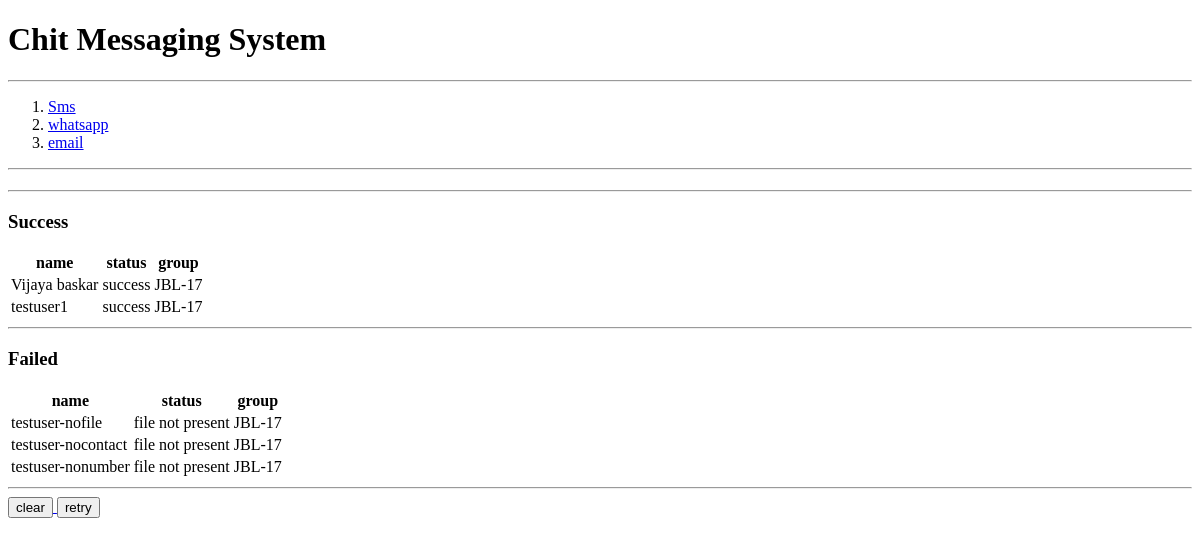
/app/WhatsAppReport/, run on an earlier commit of the app's database.
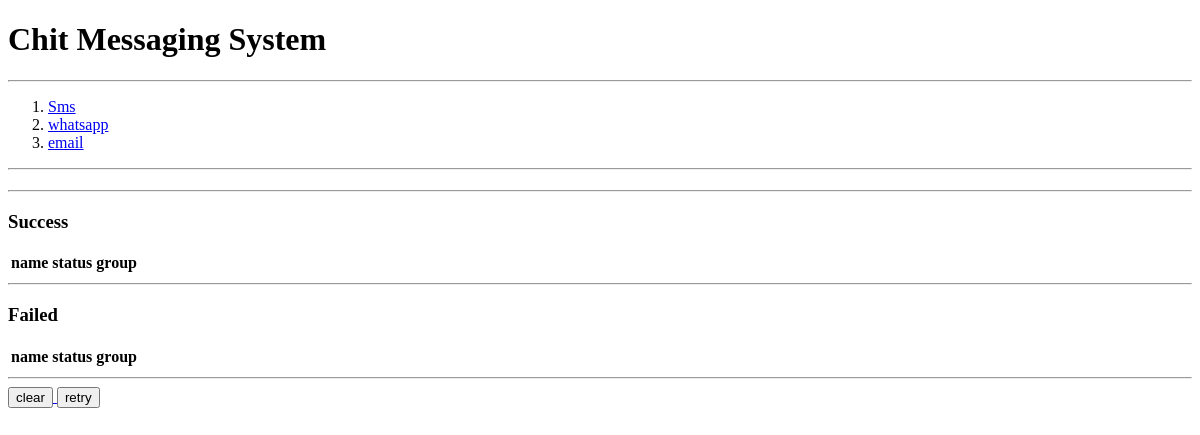
And on a later commit of the database.
### payment_notifier/models.py (models this page shows, shortened)
class WhatsappMessagesToSend(models.Model):
    name = models.CharField(max_length = 50)
    status = models.CharField(max_length = 20,choices = status)
    path = models.CharField(max_length = 200)
    group = models.CharField(max_length = 50)

### payment_notifier/views.py (the view)
# urls.py: path('WhatsAppReport/',WhatsAppReport ),
def WhatsAppReport(request):
    if request.GET.get('clear',False):
        messages = WhatsappMessagesToSend.objects.all()
        for message in messages:
            WhatsAppLogs(name = message.name,status = message.status,group = message.group).save()
        WhatsappMessagesToSend.objects.all().delete()
        return redirect(sendWhatsapp)
    else:
        successMessages = WhatsappMessagesToSend.objects.filter(status = "5")
        failedMessages = WhatsappMessagesToSend.objects.exclude(status = "5")
        return render(request,"whatsAppReport.html",{
            "successMessages":successMessages,
            "failedMessages":failedMessages,
            "cleared": False
        })

### payment_notifier/templates/whatsAppReport.html (shortened to what this page needs)
{% extends 'report.html' %}
{% block SuccessTableBody %}
{% for message in successMessages %}
<tr>
        <td>{{message.name}}</td>
        <td>{{message.get_status_display}}</td>
        <td>{{message.group}}</td>
</tr>
{% endfor %}
{% endblock SuccessTableBody %}
{% block FailedTableBody %}
{% for message in failedMessages %}
<tr>
        <td>{{message.name}}</td>
        <td>{{message.get_status_display}}</td>
        <td>{{message.group}}</td>
</tr>
{% endfor %}
{% endblock FailedTableBody %}
{% block buttons %}
    <a href="/app/WhatsAppReport?clear=True">
    <button>clear</button>
    </a>
    <a href="/app/sendWhatsAppMessages">
        <button>retry</button>
    </a>
{% endblock buttons %}

### payment_notifier/templates/report.html (shortened to what this page needs)
{% extends 'base.html' %}
{% block content %}
<div>
    <hr>
    <h3>Success</h3>
    <table>
        <thead>
                <th>
                    name
                </th>
                <th>
                    status
                </th>
                <th>
                    group
                </th>
        </thead>
        <tbody>
            {% block SuccessTableBody %}
            {% endblock SuccessTableBody %}
        </tbody>
    </table>
    <hr>
    <h3>Failed</h3>
    <table>
        <thead>
                <th>
                    name
                </th>
                <th>
                    status
                </th>
                <th>
                    group
                </th>
        </thead>
        <tbody>
            {% block FailedTableBody %}
            {% endblock FailedTableBody %}
        </tbody>
    </table>
    <hr>
    {% block buttons %}
    {% endblock buttons %}
</div>
{% endblock content %}

### payment_notifier/templates/base.html (shortened to what this page needs)
<!DOCTYPE html>
<head>
</head>
<body>
    <h1>Chit Messaging System</h1>
    <hr>
    <div>
        <ol>
            <li>
                <a href="#">Sms</a>
            </li>
            <li>
                <a href="/app/sendWhatsApp/">whatsapp</a>
            </li>
            <li>
                <a href="#">email</a>
            </li>
        </ol>
    </div>
    <hr>
    {% block content %}
    {% endblock content %}
</body>

What changed in the data, as far as the page shows it:
removed WhatsappMessagesToSend: name "Vijaya baskar", status "success", group "JBL-17", shown under "Success"
removed WhatsappMessagesToSend: name "testuser1", status "success", group "JBL-17", shown under "Success"
removed WhatsappMessagesToSend: name "testuser-nofile", status "file not present", group "JBL-17", shown under "Failed"
removed WhatsappMessagesToSend: name "testuser-nocontact", status "file not present", group "JBL-17", shown under "Failed"
removed WhatsappMessagesToSend: name "testuser-nonumber", status "file not present", group "JBL-17", shown under "Failed"
